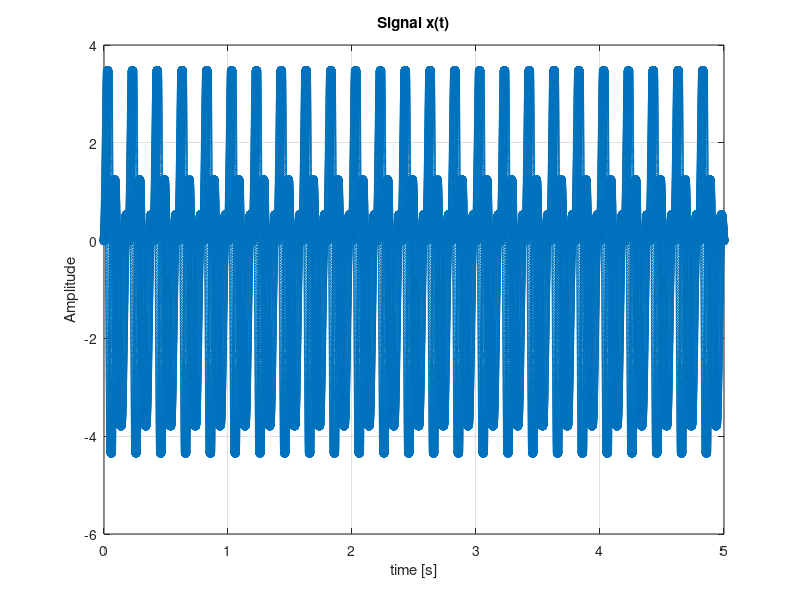

Recreate this plot in MATLAB.
% dsp01_ex_sine.m
clc; clear all; close all;

fs=8000; Nx=5*fs; df =2000;     % sampling frequency, number of samples

dt = 1/fs;                      % sampling period

t = dt*(0:Nx-1);                % sampling times (many moments)

A1=0.5; f1=1; p1=pi/4;          % sine: amplitude, frequency and phase

x1 = sin(2*pi*1*t);
x2 = 2*(1+0.25*0.5).*sin(2*pi*5*t);   % sine as a first signal component
x3 = 2*sin(2*pi*(5*t+5*cumsum(x2)*dt));

x = x2 .* x3;

    figure(1);
        plot(t,x,'o-'); grid; title('Signal x(t)'); xlabel('time [s]'); ylabel('Amplitude');

sound(x,fs);
